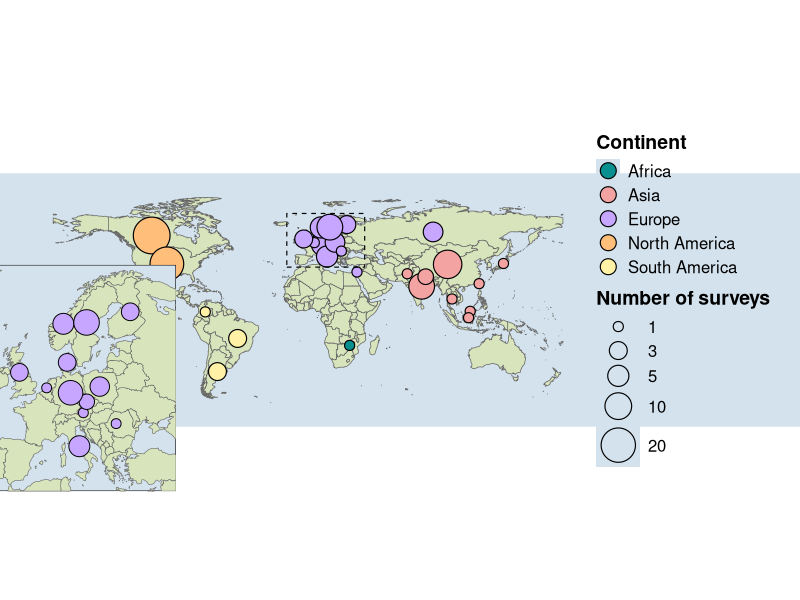
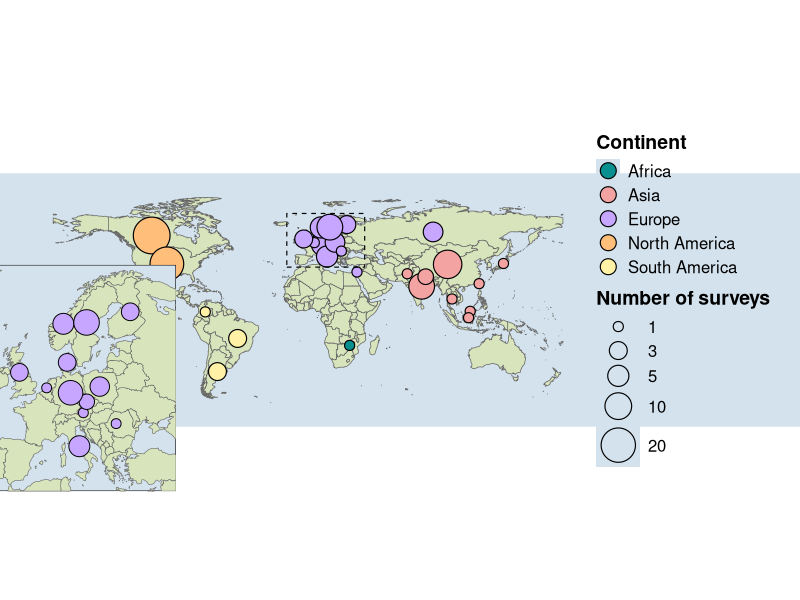

Here is the R script that generated these plots, in order:
# ============================================================
# Figure: Global distribution of field studies
# Cantalapiedra Mateo et al. (2026, submitted)
# Author:Victoria Cantalapiedra Mateo      Licence: MIT (see Figure_code/LICENSE_MIT)
#
# Description:
# Generates a world map showing the geographical distribution
# of field surveys included in the systematic review.
#
# Data:
# Survey data are embedded directly in this script.
# Geographical boundaries are retrieved using rnaturalearth.
# Points show the number of surveys per country and are not exact study locations
#
# Output:
# All_studies_map_with_inset.png
#
# ============================================================

# Install required packages (run once)
install.packages(c(
  "tidyverse",
  "sf",
  "rnaturalearth",
  "cowplot",
  "lwgeom"
))

# =========================
# LIBRARIES
# =========================
library(tidyverse)
library(sf)
library(rnaturalearth)
library(cowplot)
library(lwgeom)

sf_use_s2(FALSE)

# =========================
# DATA
# =========================
survey_data <- tibble(
  country = c(
    "Taiwan","China","Indonesia","Pakistan","Nepal","India","Japan","Brunei","Thailand",
    "Sweden","Finland","Russia","Czechia","Austria","Poland","Denmark","Norway",
    "Romania","United Kingdom","Germany","Italy","Israel","Netherlands",
    "Canada","United States of America",
    "Argentina","Brazil","Colombia",
    "Zimbabwe"
  ),
  continent = c(
    rep("Asia",9),
    rep("Europe",14),
    rep("North America",2),
    rep("South America",3),
    "Africa"
  ),
  surveys = c(
    1,12,1,1,2,9,1,1,1,
    9,3,4,2,1,4,3,5,
    1,3,8,5,1,1,
    24,19,
    3,3,1,
    1
  )
)

# =========================
# WORLD MAP (REMOVE PROBLEM AREAS)
# =========================
world <- ne_countries(scale = "medium", returnclass = "sf") %>%
  filter(!name %in% c("Antarctica","Greenland"))

# Check that every country in survey_data matches a name in the map data
unmatched <- setdiff(survey_data$country, world$name)
if (length(unmatched) > 0) {
  stop("Not matched in map data: ", paste(unmatched, collapse = ", "))
}

# =========================
# JOIN
# =========================
survey_map <- world %>%
  inner_join(survey_data, by = c("name" = "country"))

# =========================
# FIX MULTIPOLYGONS
# =========================
survey_geom <- survey_map %>%
  st_cast("MULTIPOLYGON")

# keep largest polygon per country
largest_geom <- survey_geom %>%
  mutate(area = st_area(geometry)) %>%
  group_by(name) %>%
  slice_max(area, n = 1) %>%
  ungroup() %>%
  select(name, geometry)

# re-attach attributes CLEANLY
survey_map_clean <- largest_geom %>%
  left_join(survey_data, by = c("name" = "country"))

# =========================
# CENTROIDS
# =========================
centroids <- st_point_on_surface(survey_map_clean)

coords <- st_coordinates(centroids)

survey_points <- survey_map_clean %>%
  st_drop_geometry() %>%
  bind_cols(as.data.frame(coords)) %>%
  rename(lon = X, lat = Y)

# =========================
# HARD FIX FOR PROBLEM COUNTRIES
# =========================
survey_points <- survey_points %>%
  mutate(
    lon = case_when(
      name == "Norway" ~ 10.0,     # mainland Norway
      name == "Japan" ~ 138.0,     # central Honshu
      TRUE ~ lon
    ),
    lat = case_when(
      name == "Norway" ~ 62.0,
      name == "Japan" ~ 37.5,
      TRUE ~ lat
    )
  )

# =========================
# LIGHT EUROPE JITTER
# =========================
set.seed(42)

survey_points <- survey_points %>%
  mutate(
    lon = ifelse(continent == "Europe", lon + rnorm(n(), 0, 0.4), lon),
    lat = ifelse(continent == "Europe", lat + rnorm(n(), 0, 0.25), lat)
  )

# =========================
# MICRO ADJUSTMENTS
# =========================
survey_points <- survey_points %>%
  mutate(
    lon = case_when(
      name == "United Kingdom" ~ lon - 1,
      name == "Italy" ~ lon + 0.8,
      TRUE ~ lon
    )
  )

# =========================
# COLORS
# =========================
continent_cols <- c(
  "Asia" = "#F4A3A3",
  "Europe" = "#C7A6FF",
  "North America" = "#FFBE7A",
  "South America" = "#FFF2A6",
  "Africa" = "#088F8F"
)

# =========================
# FINAL MAP
# =========================
map_plot <- ggplot() +
  
  theme_void() +
  
  theme(
    panel.background = element_rect(fill = "#D3E2ED", colour = NA),
    plot.background = element_rect(fill = "#D3E2ED", colour = NA),
    plot.margin = margin(10, 20, 10, 20),
    
    legend.position = "right",
    legend.title = element_text(size = 14, face = "bold"),
    legend.text = element_text(size = 12),
    legend.key = element_rect(fill = "#D3E2ED", colour = NA)
  ) +
  
  # LAND
  geom_sf(
    data = world,
    fill = "#D8E4BC",
    color = "grey40",
    linewidth = 0.25
  ) +
  
  # POINTS
  geom_point(
    data = survey_points,
    aes(x = lon, y = lat,
        size = surveys,
        fill = continent),
    shape = 21,
    colour = "black",
    stroke = 0.6
  ) +
  
  scale_fill_manual(values = continent_cols, name = "Continent") +
  
  guides(
    fill = guide_legend(
      override.aes = list(size = 5)
    ),
    size = guide_legend()
  )+
  
  scale_size_continuous(
    range = c(3, 12),
    limits = c(1, 24),
    breaks = c(1,3,5,10,20),
    name = "Number of surveys"
  ) +
  
  coord_sf(
    ylim = c(-60, 90),
    expand = FALSE
  )

# =========================
# EUROPE BOUNDING BOX (for map highlight)
# =========================
europe_bbox <- st_bbox(c(
  xmin = -15, xmax = 40,
  ymin = 35, ymax = 72
), crs = st_crs(world))

europe_box_sf <- st_as_sfc(europe_bbox)

# =========================
# CROP DATA FOR INSET
# =========================
world_europe <- st_crop(world, europe_bbox)

points_europe <- survey_points %>%
  filter(continent == "Europe")

# =========================
# EUROPE INSET (CLEAN STYLE)
# =========================
europe_inset <- ggplot() +
  
  theme_void() +
  
  theme(
    panel.background = element_rect(fill = "#D3E2ED", colour = "black", linewidth = 0.4),
    plot.background = element_rect(fill = "#D3E2ED", colour = NA)
  ) +
  
  geom_sf(
    data = world_europe,
    fill = "#D8E4BC",
    color = "grey40",
    linewidth = 0.2
  ) +
  
  geom_point(
    data = points_europe,
    aes(x = lon, y = lat,
        size = surveys,
        fill = continent),
    shape = 21,
    colour = "black",
    stroke = 0.5
  ) +
  
  scale_fill_manual(values = continent_cols) +
  scale_size_continuous(range = c(3, 12), limits = c(1, 24)) +
  
  coord_sf(
    xlim = c(-15, 40),
    ylim = c(35, 72),
    expand = FALSE
  ) +
  
  guides(size = "none", fill = "none")

# =========================
# ADD BOX TO MAIN MAP
# =========================
map_with_box <- map_plot +
  geom_sf(
    data = europe_box_sf,
    fill = NA,
    colour = "black",
    linewidth = 0.4,
    linetype = "dashed"
  )

# =========================
# COMBINE (LEFT-SIDE INSET)
# =========================
final_plot <- ggdraw() +
  draw_plot(map_with_box) +
  draw_plot(
    europe_inset,
    x = -0.03, 
    y = 0.16,   
    width = 0.25,
    height = 0.42
  )

final_plot

# =========================
# EXPORT FIGURE
# =========================

ggsave(
  filename = "All_studies_map_with_inset.png",
  plot = final_plot,
  width = 12,
  height = 6,
  units = "in",
  dpi = 300,
  bg = "#D3E2ED"
)
